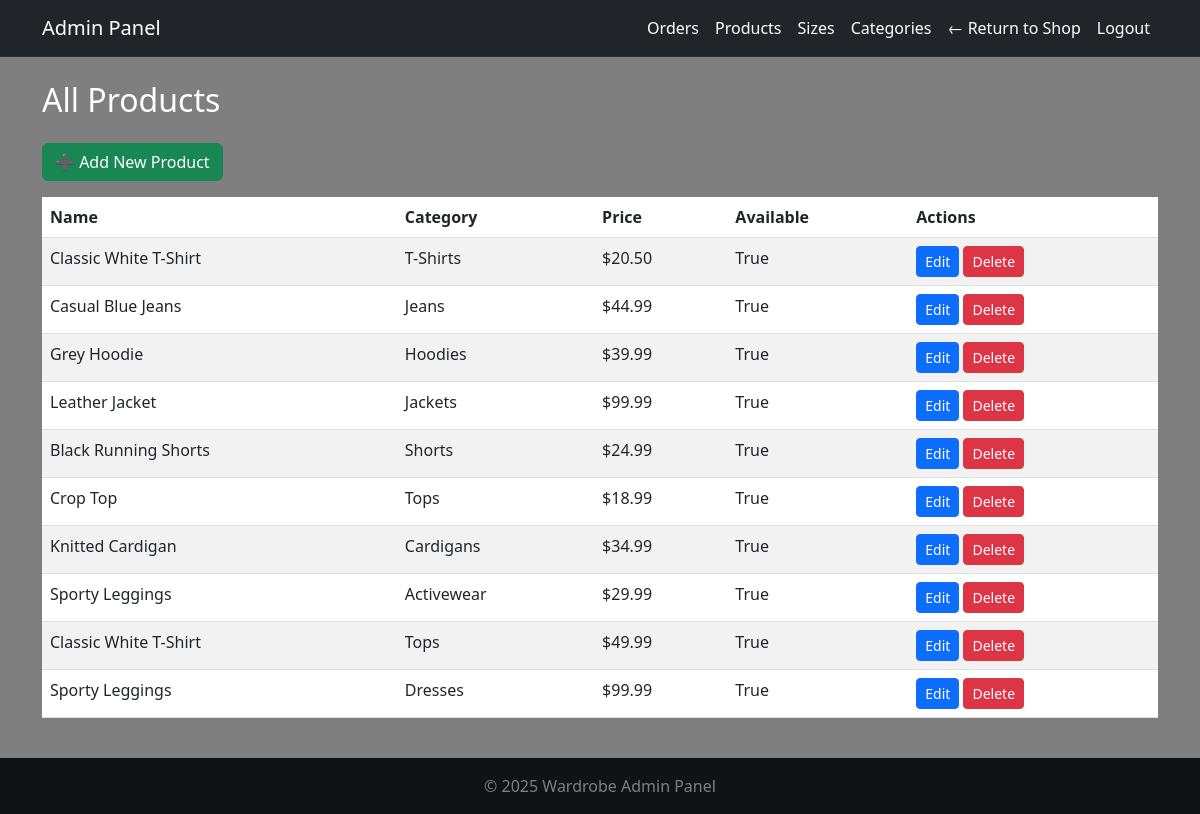
The app's page /adminpanel/products/ (signed in), older data.
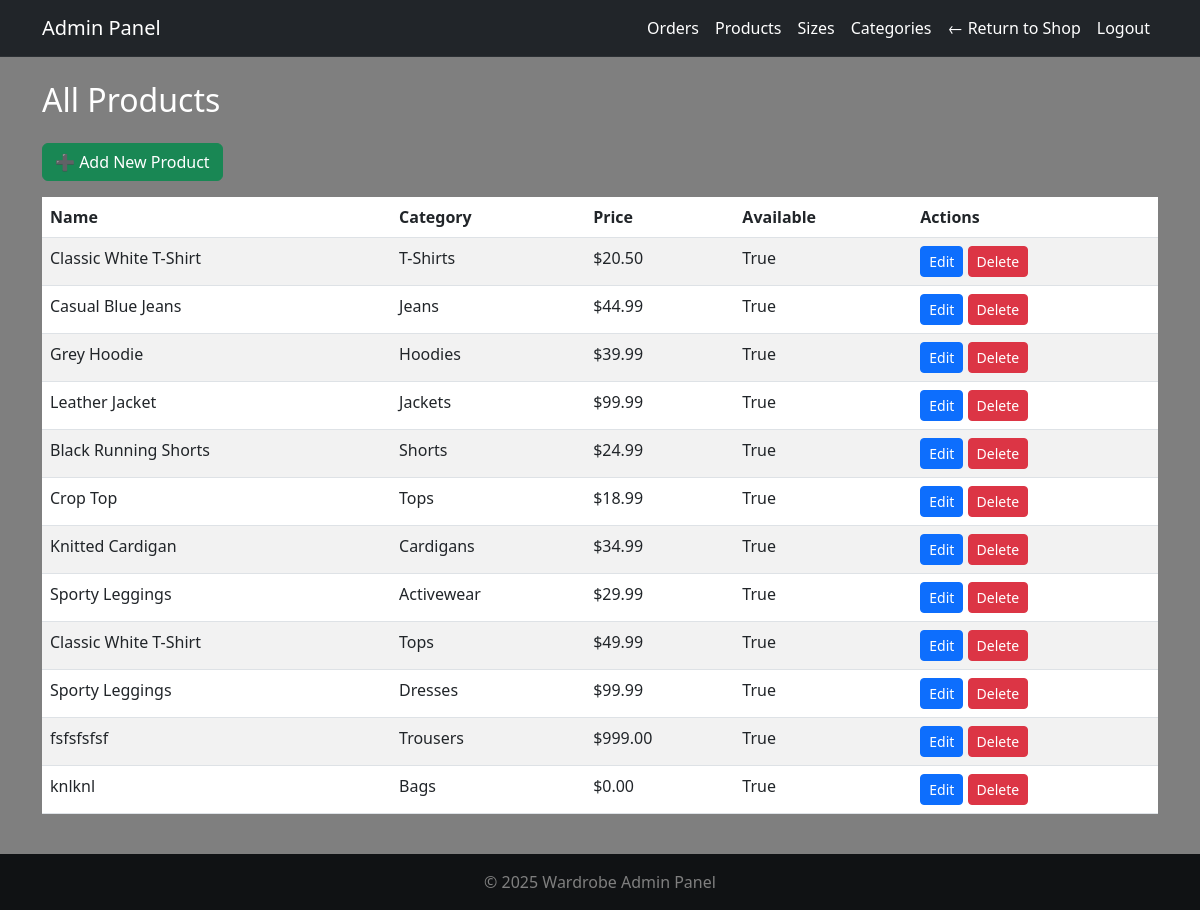
The same page, newer data.
### products/models.py (models this page shows, shortened)
class Product(models.Model):
    GENDER_CHOICES = [
        ('men', 'Men'),
        ('women', 'Women'),
    ]
    name = models.CharField(max_length=100)
    category = models.ForeignKey(Category, on_delete=models.CASCADE)
    description = models.TextField(blank=True)
    price = models.DecimalField(max_digits=6, decimal_places=2)
    image = CloudinaryField('image', blank=True, null=True)
    is_available = models.BooleanField(default=True)
    gender = models.CharField(max_length=10, choices=GENDER_CHOICES)
    sizes = models.ManyToManyField(Size, blank=True)
    created_at = models.DateTimeField(auto_now_add=True)

class Category(models.Model):
    name = models.CharField(max_length=100)
    gender = models.CharField(
        max_length=10,
        choices=[('men', 'Men'), ('women', 'Women')],
        default='men'
    )
    slug = models.SlugField(unique=True)
    class Meta:
        verbose_name_plural = 'Categories'

### adminpanel/views.py (the view)
# urls.py: path('products/', views.product_list, name='product_list'),
@login_required
@user_passes_test(admin_required)
def product_list(request):
    products = Product.objects.all()
    return render(request, 'adminpanel/product_list.html', {'products': products})

### adminpanel/views.py (called while the page is built)
def admin_required(user):
    return user.is_staff or user.is_superuser

### cart/cart.py (called while the page is built)
    def _load_cart_data(self):
        cart = self.session.get(settings.CART_SESSION_ID, {})
        return cart if isinstance(cart, dict) else {}

    def __len__(self):
        return sum(item.get('quantity', 0) for item in self.cart.values())

### cart/context_processors.py (called while the page is built)
def cart_context(request):
    cart = Cart(request)
    return {
        'cart': cart,
        'cart_item_count': len(cart),
    }

### wardrobeapp/context_processors.py (called while the page is built)
def stripe_public_key(request):
    return {
        'STRIPE_PUBLIC_KEY': settings.STRIPE_PUBLIC_KEY
    }

### adminpanel/templates/adminpanel/product_list.html
{% extends 'adminpanel/base.html' %}
{% load static %}
{% block content %}
<h2 class="mb-4">All Products</h2>
<a href="{% url 'adminpanel:product_add' %}" class="btn btn-success mb-3">➕ Add New Product</a>
<table class="table table-striped">
  <thead>
    <tr>
      <th>Name</th>
      <th>Category</th>
      <th>Price</th>
      <th>Available</th>
      <th>Actions</th>
    </tr>
  </thead>
  <tbody>
    {% for product in products %}
    <tr>
      <td>{{ product.name }}</td>
      <td>{{ product.category.name }}</td>
      <td>${{ product.price }}</td>
      <td>{{ product.is_available }}</td>
      <td>
        <a href="{% url 'adminpanel:product_edit' product.id %}" class="btn btn-sm btn-primary">Edit</a>
        <a href="{% url 'adminpanel:product_delete' product.id %}" class="btn btn-sm btn-danger" onclick="return confirm('Are you sure you want to delete this product?')">Delete</a>
      </td>
    </tr>
    {% endfor %}
  </tbody>
</table>
{% endblock %}

Row changes from the older to the newer data that the page shows:
added Product: name "fsfsfsfsf", category.name "Trousers", price "999.00", is_available "True"
added Product: name "knlknl", category.name "Bags", price "0.00", is_available "True"
